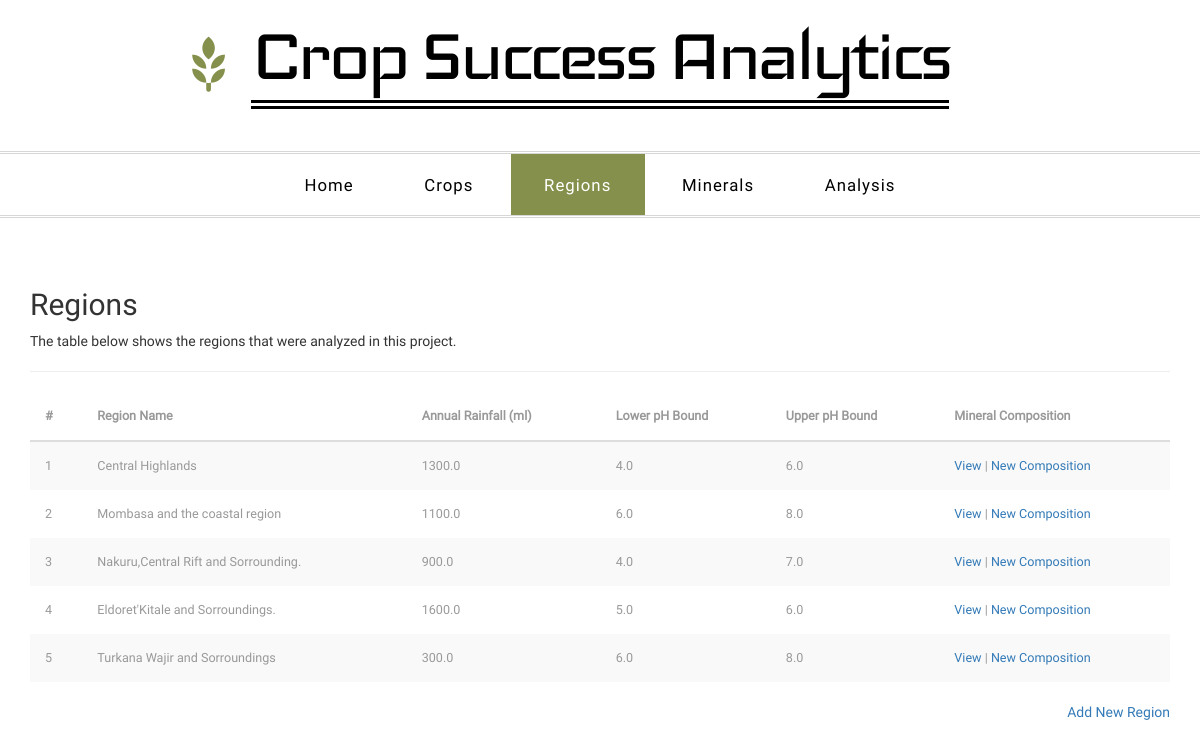
The app's page /crops/regions/ with its own data.
### crops/models.py (models this page shows, shortened)
class Region(models.Model):
    name = models.CharField(max_length=200)
    rainfall = models.FloatField()
    ph_low = models.FloatField(verbose_name="Lower pH Bound")
    ph_high = models.FloatField(verbose_name="Higher pH Boung")

### crops/views.py (the view)
def regions(request):
    batch = {
        "regions": Region.objects.all(),
        "active_menu": "regions"
    }
    return render_to_response('regions.html', batch, context_instance=RequestContext(request))

### templates/regions.html (shortened to what this page needs)
<!DOCTYPE html>
<html>
<head>
<link href="/static/css/bootstrap.css" type="text/css" rel="stylesheet" media="all">
<link href="/static/css/style.css" type="text/css" rel="stylesheet" media="all">
</head>
<body>
	<div class="logo">
		<div class="container">
			<div class="logo-info">
				<a href="">
					<h1>Crop Success Analytics</h1>
					<span class="glyphicon glyphicon-grain" aria-hidden="true"></span>
				</a>
			</div>
		</div>
	</div>
	<div class="top-nav">
		{% include 'navigation.html' %}
	</div>
	<div class="typo">
		<div class="container">
			<h2 class="typoh2">Regions</h2>
			<p>The table below shows the regions that were analyzed in this project.</p>
			<hr class="bs-docs-separator">
			<div class="bs-docs-example">
				<table class="table table-striped table-hover">
					<thead>
						<tr>
							<th>#</th>
							<th>Region Name</th>
							<th>Annual Rainfall (ml)</th>
							<th>Lower pH Bound</th>
							<th>Upper pH Bound</th>
							<th>Mineral Composition</th>
						</tr>
					</thead>
					<tbody>
						{% for region in regions %}
						<tr>
							<td>{{forloop.counter}}</td>
							<td>{{region.name}}</td>
							<td>{{region.rainfall}}</td>
							<td>{{region.ph_low}}</td>
							<td>{{region.ph_high}}</td>
							<td><a href="#" data-toggle="modal" data-target="#{{region.pk}}">View</a> | <a href="{% url 'add-region-mineral' %}">New Composition</a></td>
						</tr>
						{% endfor %}
					</tbody>
				</table>
				<a href="{% url 'add-region' %}" class="pull-right">Add New Region</a>
			</div>
		</div>
	</div>
</body>
</html>

### static/css/style.css (style rules this page uses)
body { margin:0; font-family: 'Roboto-Regular'; }
body a { transition: 0.5s all ease; -webkit-transition: 0.5s all ease; -moz-transition: 0.5s all ease; -o-transition: 0.5s all ease; -ms-transition: 0.5s all ease; text-decoration:none; }
h1,h2,h3,h4,h5,h6 { margin:0; }
p { margin:0; }
.logo { padding: 0.8em 0 3em; text-align: center; }
.logo a { display:inline-block; }
.logo a h1 { font-size: 6.5em; font-family: 'Iceland-Regular'; color: #000; letter-spacing: -5px; border-bottom: 9px double #000; line-height: 0.98em; }
.logo-info { position: relative; }
.logo span.glyphicon.glyphicon-grain { font-size: 4em; position: absolute; top: 26%; left: 13%; color: #84904b; }
.top-nav { border-top: 3px double #D8D7D7; border-bottom: 3px double #D8D7D7; }
.about, .typo, .gallery,.services, .contact { padding: 5em 0; }
.bs-docs-example { margin: 1em 0; }
h2.typoh2 { margin: 0 0 10px; }

### records on screen
Region: name "Central Highlands", rainfall "1300.0", ph_low "4.0", ph_high "6.0"
Region: name "Mombasa and the coastal region", rainfall "1100.0", ph_low "6.0", ph_high "8.0"
Region: name "Nakuru,Central Rift and Sorrounding.", rainfall "900.0", ph_low "4.0", ph_high "7.0"
Region: name "Eldoret'Kitale and Sorroundings.", rainfall "1600.0", ph_low "5.0", ph_high "6.0"
Region: name "Turkana Wajir and Sorroundings", rainfall "300.0", ph_low "6.0", ph_high "8.0"
